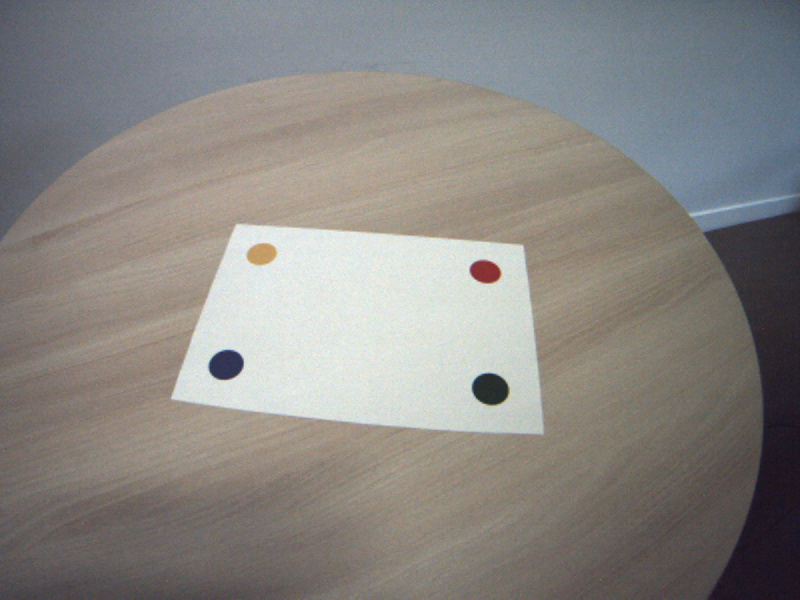
#> input picture seq4/001.png, 800 x 600 px, found by its file name
$ jupyter execute test2.ipynb
#> lines starting #> are read from the running program, lines starting #| are printed output that depends on the picture; after the words box and inside, x2 and y2 are one past the last pixel; in counts of white or black regions, pixels touching at a corner belong together
[cell 1]
'''a one shot code to approximate
the hsv values of the colors we're trying to detect in the image.

Manually selected the center of the cirlce to retrieve the coordinates using
apprximate_hsv_values.py

And reused the coord to get hsv values from the image
'''
import numpy as np
from skimage import io, color

base_image = io.imread("./seq1/001.png")
#> base_image is the input picture: shape (600, 800, 3); mean R, G, B 137.4, 134.6, 130.5

# Convert RGB image to HSV
hsv_image = color.rgb2hsv(base_image)
#> hsv_image: shape (600, 800, 3) float64; mean of channels 0, 1, 2 0.307, 0.138, 0.562

points = [[367.03246753, 381.64285714],
 [409.24025974, 380.01948052],
 [373.52597403, 412.48701299],
 [412.48701299, 407.61688312]]

print("Point (x, y) -> HSV values")
for x, y in points:
    row, col = int(round(y)), int(round(x))  # image indexing: row=y, col=x
    h, s, v = hsv_image[row, col]
    print(f"  ({x:.2f}, {y:.2f}) -> H={h:.4f}, S={s:.4f}, V={v:.4f}")
#> this loop made 4 passes
#> (h, s, v) on passes 1 to 4: (0.255, 0.0726, 0.918), (0.235, 0.0752, 0.886), (0.487, 0.0591, 0.863), (0.125, 0.0183, 0.859)
#|   (367.03, 381.64) -> H=0.2549, S=0.0726, V=0.9176
#|   (409.24, 380.02) -> H=0.2353, S=0.0752, V=0.8863
#|   (373.53, 412.49) -> H=0.4872, S=0.0591, V=0.8627
#|   (412.49, 407.62) -> H=0.1250, S=0.0183, V=0.8588

try to visualise the 'manully' detected colors to see if it makes sense

[cell 2]
import matplotlib.pyplot as plt
import matplotlib.patches as patches
from skimage.color import hsv2rgb
import numpy as np

points = [[367.03246753, 381.64285714],
 [409.24025974, 380.01948052],
 [373.52597403, 412.48701299],
 [412.48701299, 407.61688312]]

H_TOL = 0.2
S_TOL = 0.02
V_TOL = 0.1

hsv_values = [
    (0.3167, 0.0429, 0.9137),
    (0.3519, 0.0388, 0.9098),
    (0.4048, 0.0314, 0.8745),
    (0.5909, 0.0474, 0.9098)
]

fig, axes = plt.subplots(1, 4, figsize=(12, 3))

for i, hsv in enumerate(hsv_values):
    rgb = hsv2rgb(np.array([[hsv]]))[0][0]  # shape (1,1,3) -> (3,)
    axes[i].add_patch(patches.Rectangle((0, 0), 1, 1, color=rgb))
    axes[i].set_xlim(0, 1)
    axes[i].set_ylim(0, 1)
    axes[i].set_xticks([])
    axes[i].set_yticks([])
    axes[i].set_title(f"H={hsv[0]:.3f} S={hsv[1]:.3f} V={hsv[2]:.3f}", fontsize=8)

plt.suptitle("Colors from HSV values", fontsize=12)
plt.tight_layout()
plt.show()
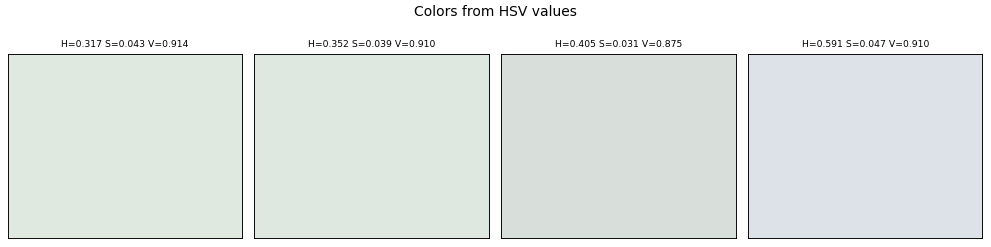
#> figure drawn by matplotlib, 4 panels

Apply a mask for each color to see if we can accurately detect the color circles in the image

[cell 3]
import numpy as np
from skimage import io, color
import matplotlib.pyplot as plt

base_image = io.imread("./seq1/001.png")
hsv_image = color.rgb2hsv(base_image)

hsv_values = [
    (0.0966, 0.5245, 0.8000), #yellow
    (0.9931, 0.6621, 0.5686), #red
    (0.5333, 0.2083, 0.1882), #green
    (0.6712, 0.4205, 0.3451) #blue
]

# Tolerance for each channel
H_TOL = 0.05
S_TOL = 0.15
V_TOL = 0.15

fig, axes = plt.subplots(1, 4, figsize=(16, 4))

for i, (h, s, v) in enumerate(hsv_values):

    # Build per-channel masks
    s_mask = (hsv_image[:, :, 1] >= s - S_TOL) & (hsv_image[:, :, 1] <= s + S_TOL)
    v_mask = (hsv_image[:, :, 2] >= v - V_TOL) & (hsv_image[:, :, 2] <= v + V_TOL)

    # Hue is circular, so handle wrap-around
    h_low, h_high = h - H_TOL, h + H_TOL
    if h_low < 0:
        h_mask = (hsv_image[:, :, 0] >= h_low + 1) | (hsv_image[:, :, 0] <= h_high)
    elif h_high > 1:
        h_mask = (hsv_image[:, :, 0] >= h_low) | (hsv_image[:, :, 0] <= h_high - 1)
    else:
        h_mask = (hsv_image[:, :, 0] >= h_low) & (hsv_image[:, :, 0] <= h_high)

    combined_mask = h_mask & s_mask & v_mask

    # Apply mask: keep original pixels where mask is True, else black
    masked_image = base_image[:, :, :3].copy()
    masked_image[~combined_mask] = 0

    axes[i].imshow(masked_image)
    axes[i].set_title(f"Color {i+1}\nH={h:.3f} S={s:.3f} V={v:.3f}", fontsize=8)
    axes[i].axis('off')
#> this loop made 4 passes
#> pass 1, `s_mask = (hsv_image[:, :, 1] >= s - S_TOL) & (hsv_image[:, :, 1] <= s ..`:
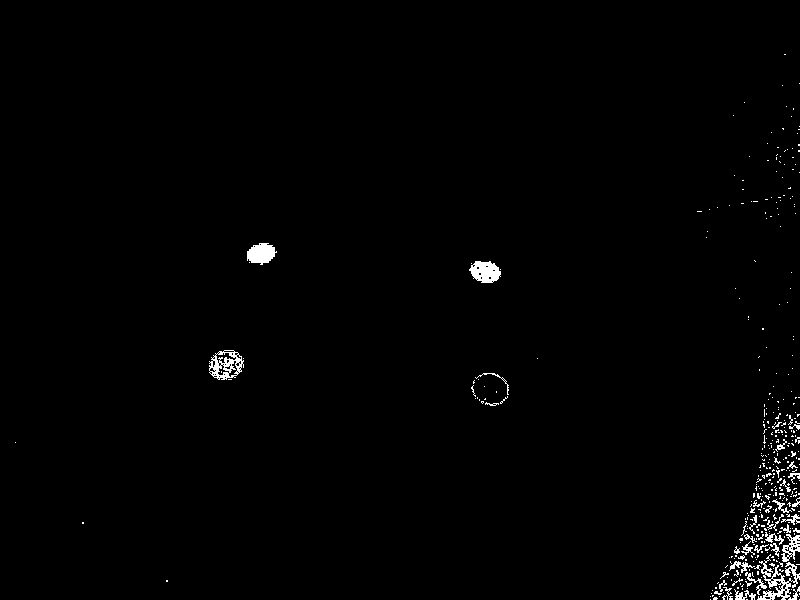
#> s_mask: shape (600, 800) bool; 1.1% white; 390 white regions (353 under 20 px), largest, box (x1, y1, x2, y2) and area: (757, 554, 800, 600) 701, (209, 350, 244, 380) 519, (469, 261, 501, 283) 501
#> pass 1, `v_mask = (hsv_image[:, :, 2] >= v - V_TOL) & (hsv_image[:, :, 2] <= v ..`:
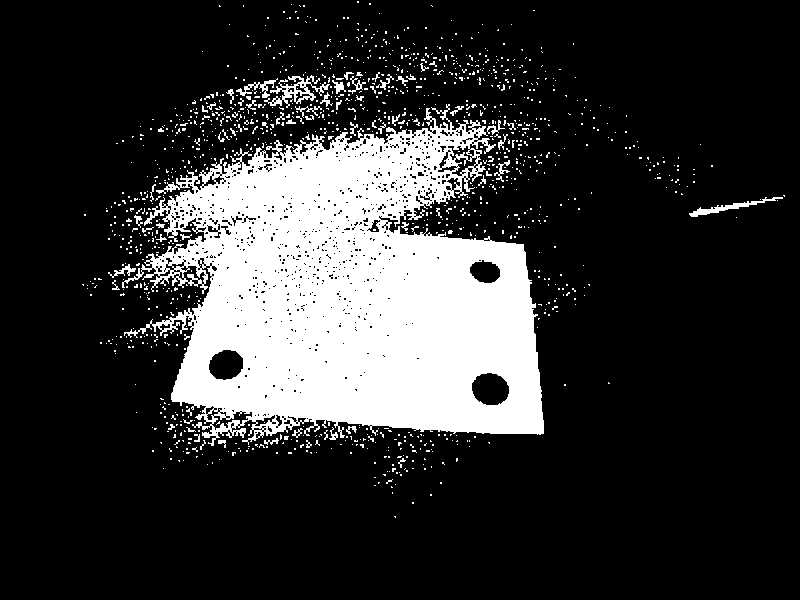
#> v_mask: shape (600, 800) bool; 19.8% white; 1239 white regions (1179 under 20 px), largest, box (x1, y1, x2, y2) and area: (122, 104, 544, 446) 86976, (264, 75, 330, 108) 673, (689, 197, 783, 217) 407
#> pass 1, `h_mask = (hsv_image[:, :, 0] >= h_low) & (hsv_image[:, :, 0] <= h_high)`:
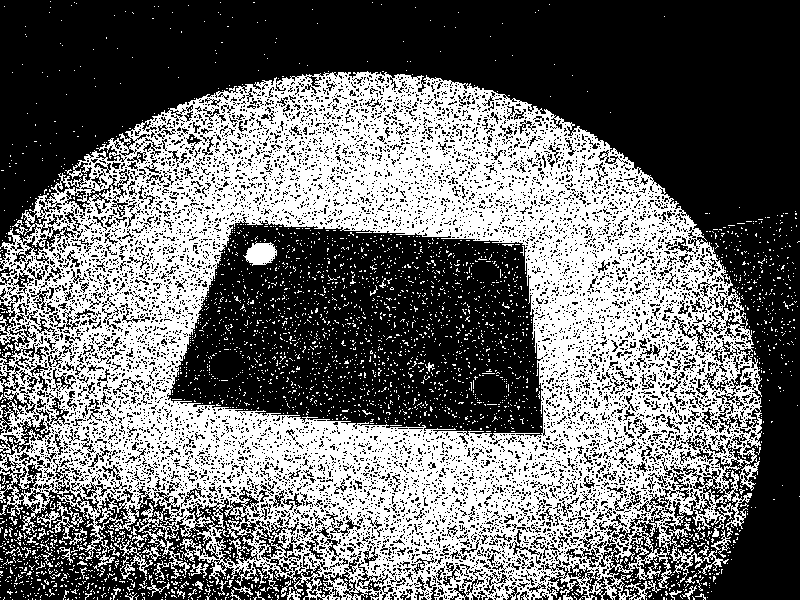
#> h_mask: shape (600, 800) bool; 42.9% white; 3061 white regions (3006 under 20 px), largest, box (x1, y1, x2, y2) and area: (0, 71, 762, 600) 194408, (243, 241, 277, 266) 555, (114, 535, 153, 579) 335
#> pass 1, `combined_mask = h_mask & s_mask & v_mask`:
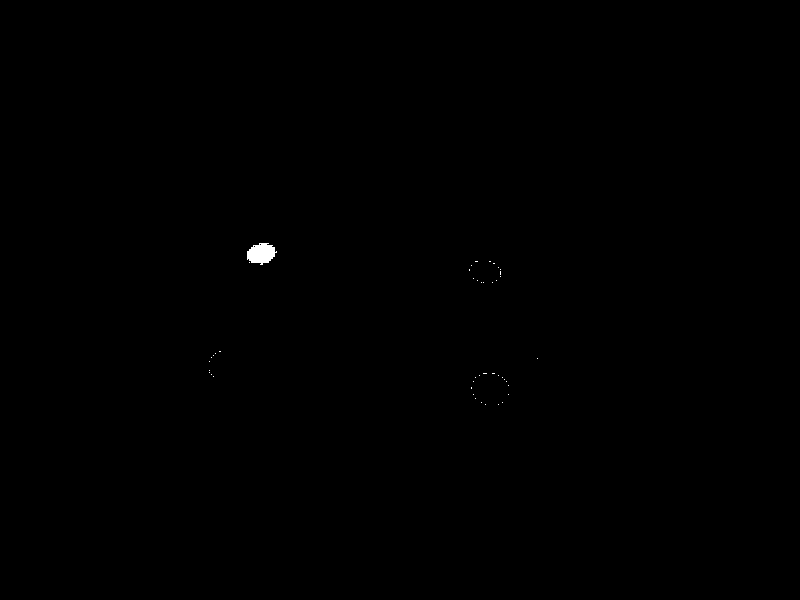
#> combined_mask: shape (600, 800) bool; 0.11% white; 45 white regions (44 under 20 px), largest, box (x1, y1, x2, y2) and area: (247, 243, 277, 265) 464
#> after the loop: masked_image: shape (600, 800, 3); mean of channels 0, 1, 2 0.1, 0.1, 0.1

plt.suptitle("Color Masks", fontsize=12)
plt.tight_layout()
plt.show()
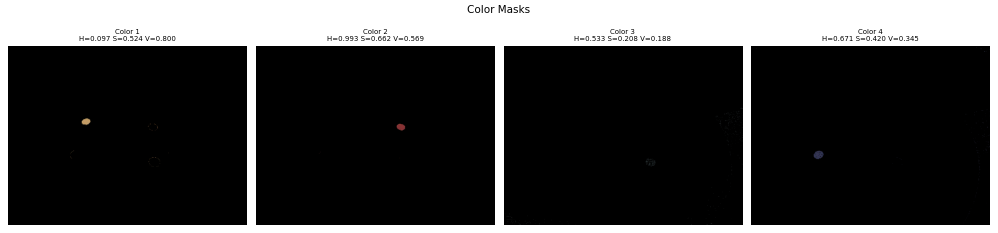
#> figure drawn by matplotlib, 4 panels
